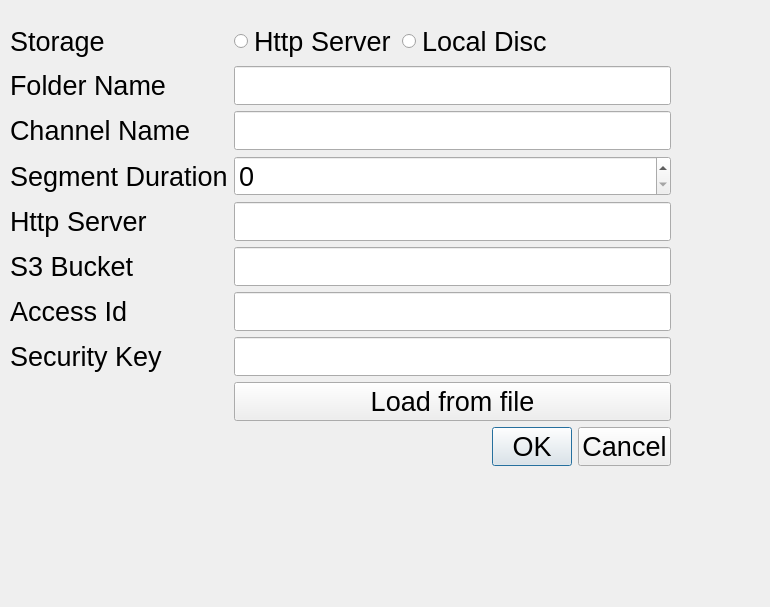
<?xml version="1.0" encoding="UTF-8"?>
<ui version="4.0">
 <class>CHlsPublish</class>
 <widget class="QDialog" name="CHlsPublish">
  <property name="geometry">
   <rect>
    <x>0</x>
    <y>0</y>
    <width>770</width>
    <height>607</height>
   </rect>
  </property>
  <property name="font">
   <font>
    <pointsize>20</pointsize>
   </font>
  </property>
  <property name="windowTitle">
   <string>Dialog</string>
  </property>
  <widget class="QWidget" name="layoutWidget">
   <property name="geometry">
    <rect>
     <x>10</x>
     <y>23</y>
     <width>661</width>
     <height>598</height>
    </rect>
   </property>
   <layout class="QFormLayout" name="formLayout_2">
    <item row="0" column="0">
     <widget class="QLabel" name="Storage">
      <property name="text">
       <string>Storage</string>
      </property>
     </widget>
    </item>
    <item row="0" column="1">
     <layout class="QFormLayout" name="formLayout">
      <item row="0" column="0">
       <widget class="QRadioButton" name="m_ProtoHttp">
        <property name="text">
         <string>Http Server</string>
        </property>
       </widget>
      </item>
      <item row="0" column="1">
       <widget class="QRadioButton" name="m_ProtoFile">
        <property name="text">
         <string>Local Disc</string>
        </property>
       </widget>
      </item>
     </layout>
    </item>
    <item row="1" column="0">
     <widget class="QLabel" name="label">
      <property name="font">
       <font>
        <pointsize>20</pointsize>
       </font>
      </property>
      <property name="text">
       <string>Folder Name</string>
      </property>
     </widget>
    </item>
    <item row="1" column="1">
     <widget class="QLineEdit" name="m_FolderName"/>
    </item>
    <item row="2" column="0">
     <widget class="QLabel" name="label_2">
      <property name="font">
       <font>
        <pointsize>20</pointsize>
       </font>
      </property>
      <property name="text">
       <string>Channel Name</string>
      </property>
     </widget>
    </item>
    <item row="2" column="1">
     <widget class="QLineEdit" name="m_StreamName"/>
    </item>
    <item row="3" column="0">
     <widget class="QLabel" name="label_3">
      <property name="font">
       <font>
        <pointsize>20</pointsize>
       </font>
      </property>
      <property name="text">
       <string>Segment Duration</string>
      </property>
     </widget>
    </item>
    <item row="5" column="0">
     <widget class="QLabel" name="label_6">
      <property name="font">
       <font>
        <pointsize>20</pointsize>
       </font>
      </property>
      <property name="text">
       <string>Http Server</string>
      </property>
     </widget>
    </item>
    <item row="5" column="1">
     <widget class="QLineEdit" name="m_HostAndBucket"/>
    </item>
    <item row="8" column="0">
     <widget class="QLabel" name="label_5">
      <property name="font">
       <font>
        <pointsize>20</pointsize>
       </font>
      </property>
      <property name="text">
       <string>Access Id</string>
      </property>
     </widget>
    </item>
    <item row="8" column="1">
     <widget class="QLineEdit" name="m_AccessId"/>
    </item>
    <item row="9" column="0">
     <widget class="QLabel" name="label_4">
      <property name="font">
       <font>
        <pointsize>20</pointsize>
       </font>
      </property>
      <property name="text">
       <string>Security Key</string>
      </property>
     </widget>
    </item>
    <item row="9" column="1">
     <widget class="QLineEdit" name="m_SecurityKey"/>
    </item>
    <item row="11" column="1">
     <widget class="QPushButton" name="m_LoadFromFile">
      <property name="text">
       <string>Load from file</string>
      </property>
     </widget>
    </item>
    <item row="12" column="1">
     <widget class="QDialogButtonBox" name="buttonBox">
      <property name="orientation">
       <enum>Qt::Horizontal</enum>
      </property>
      <property name="standardButtons">
       <set>QDialogButtonBox::Cancel|QDialogButtonBox::Ok</set>
      </property>
     </widget>
    </item>
    <item row="6" column="1">
     <widget class="QLineEdit" name="m_S3Bucket"/>
    </item>
    <item row="6" column="0">
     <widget class="QLabel" name="label_7">
      <property name="font">
       <font>
        <pointsize>20</pointsize>
       </font>
      </property>
      <property name="text">
       <string>S3 Bucket</string>
      </property>
     </widget>
    </item>
    <item row="3" column="1">
     <widget class="QSpinBox" name="m_SegmentDuration"/>
    </item>
   </layout>
  </widget>
 </widget>
 <resources/>
 <connections>
  <connection>
   <sender>buttonBox</sender>
   <signal>accepted()</signal>
   <receiver>CHlsPublish</receiver>
   <slot>accept()</slot>
   <hints>
    <hint type="sourcelabel">
     <x>248</x>
     <y>254</y>
    </hint>
    <hint type="destinationlabel">
     <x>157</x>
     <y>274</y>
    </hint>
   </hints>
  </connection>
  <connection>
   <sender>buttonBox</sender>
   <signal>rejected()</signal>
   <receiver>CHlsPublish</receiver>
   <slot>reject()</slot>
   <hints>
    <hint type="sourcelabel">
     <x>316</x>
     <y>260</y>
    </hint>
    <hint type="destinationlabel">
     <x>286</x>
     <y>274</y>
    </hint>
   </hints>
  </connection>
 </connections>
</ui>
